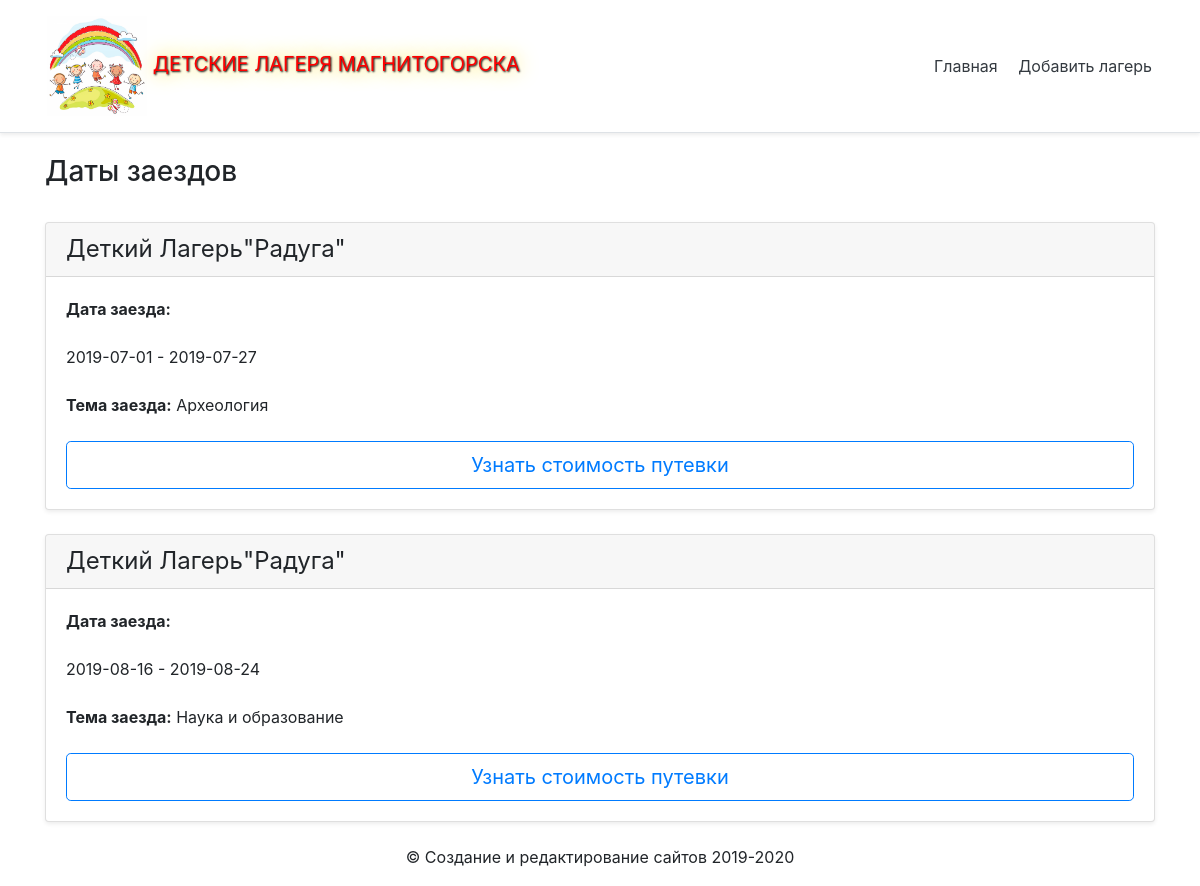
Page /zaezd.php?id=3 on the committed database.
### tables this page shows
CREATE TABLE `zaezd` (
  `id` int(11) NOT NULL,
  `id_lager` int(15) NOT NULL,
  `data_start` date NOT NULL,
  `data_end` date NOT NULL,
  `tema` varchar(256) NOT NULL,
  `price` text NOT NULL
);

CREATE TABLE `name_lager` (
  `id` int(11) NOT NULL,
  `title` varchar(15) NOT NULL,
  `adres` text NOT NULL,
  `URL_image` text NOT NULL,
  `Content` text NOT NULL
);

### include/function.php (called while the page is built, shortened)
<?php
function get_zaezd($id){
	global $mysqli;
	$sql= "SELECT `name_lager`.*,`zaezd`.* FROM `name_lager` INNER JOIN `zaezd` ON `name_lager`.`id` = {$id} AND `name_lager`.`id` = `zaezd`.`id_lager`";
    $result = mysqli_query($mysqli,$sql);
    $zaezd = mysqli_fetch_all($result,MYSQLI_ASSOC);
    return $zaezd;
} ?>

### zaezd.php (the view, shortened to what this page needs)
<?php
    require_once 'include/database.php';
    require_once 'include/function.php';
	$id = (INT)$_GET ['id'];
?>
<html lang='ru'>
<head>
  <link rel='stylesheet' href ='style.css'>
  <link rel='stylesheet' href ='https://stackpath.bootstrapcdn.com/bootstrap/4.3.1/css/bootstrap.min.css'>
</head>
<body>
<div class="d-flex flex-column flex-md-row align-items-center p-3 px-md-4 mb-3 bg-white border-bottom shadow-sm">
  <h5 class="my-0 mr-md-auto font-weight-normal"><font style="vertical-align: inherit;"><img src="img/glav.jpg"
  width="100" height="100" alt="lorem"><font style="vertical-align: inherit;"> Детские лагеря магнитогорска </font></font></h5>
  <nav class="my-2 my-md-0 mr-md-3">
    <a class="p-2 text-dark" href="index.php"><font style="vertical-align: inherit;"><font style="vertical-align: inherit;">Главная</font></font></a>
    <a class="p-2 text-dark" href="vvod.php"><font style="vertical-align: inherit;"><font style="vertical-align: inherit;">Добавить лагерь</font></font></a>
  </nav>
</div >
<div class ='container'>
<h3 class='zagolovok'> Даты заездов </h3>
	<?php $zaezd = get_zaezd($id);?>
	   <?php foreach ($zaezd as $category):?>
    <div class="card mb-4 shadow-sm">
      <div class="card-header">
        <h4 class="my-0 font-weight-normal"><font style="vertical-align: inherit;"><font style="vertical-align: inherit;">Деткий Лагерь<a '/category.php?id=<?=$category['id']?>'><?=$category['title']?><a/></font></font></h4>
      </div>
	   <div class="card-body">
		    <div>
		       <b><font style="vertical-align: inherit;"> Дата заезда: <font style="vertical-align: inherit;"> </font></font>
		    </div> </b> <br>
			<div>
		       <a '/category.php?id=<?=$category['id']?>'> <?=$category['data_start']?> - <?=$category['data_end']?><a/><font style="vertical-align: inherit;"><font style="vertical-align: inherit;"> </font></font>
		    </div> <br>
			 <div>
		       <font style="vertical-align: inherit;"> <b>Тема заезда:</b>  <a '/category.php?id=<?=$category['id']?>'> <?=$category['tema']?><font style="vertical-align: inherit;">
		    </div>  <br>
		   <div>
            <a href ="/price.php?id=<?=$category['id']?>" class='a'style='text-decoration: none;'><button  type="button" class="btn btn-lg btn-block btn-outline-primary" ><font style="vertical-align: inherit;"><font style="vertical-align: inherit;">Узнать стоимость путевки</font></font></button> </a>
      </div>
    </div>
</div>
<?php endforeach; ?>
<div style="text-align: center;"><footer class="container">
  <p><font style="vertical-align: sub;"><font style="vertical-align: sub;">© Создание и редактирование сайтов 2019-2020 </font></p>
</footer></div>
</body>
</html>

### style.css (style rules this page uses)
.zagolovok { margin-top: 2%; margin-bottom:3%; }
h5 { margin-left: 2%; font-variant:small-caps; text-transform:uppercase; color:#FF0000; text-shadow: 1px 1px 2px black, 0 0 1em #FFD700; }

### rows in the picture
zaezd: id_lager.title "\"Радуга\"", data_start "2019-07-01", data_end "2019-07-27", tema "Археология"
zaezd: id_lager.title "\"Радуга\"", data_start "2019-08-16", data_end "2019-08-24", tema "Наука и образование"
